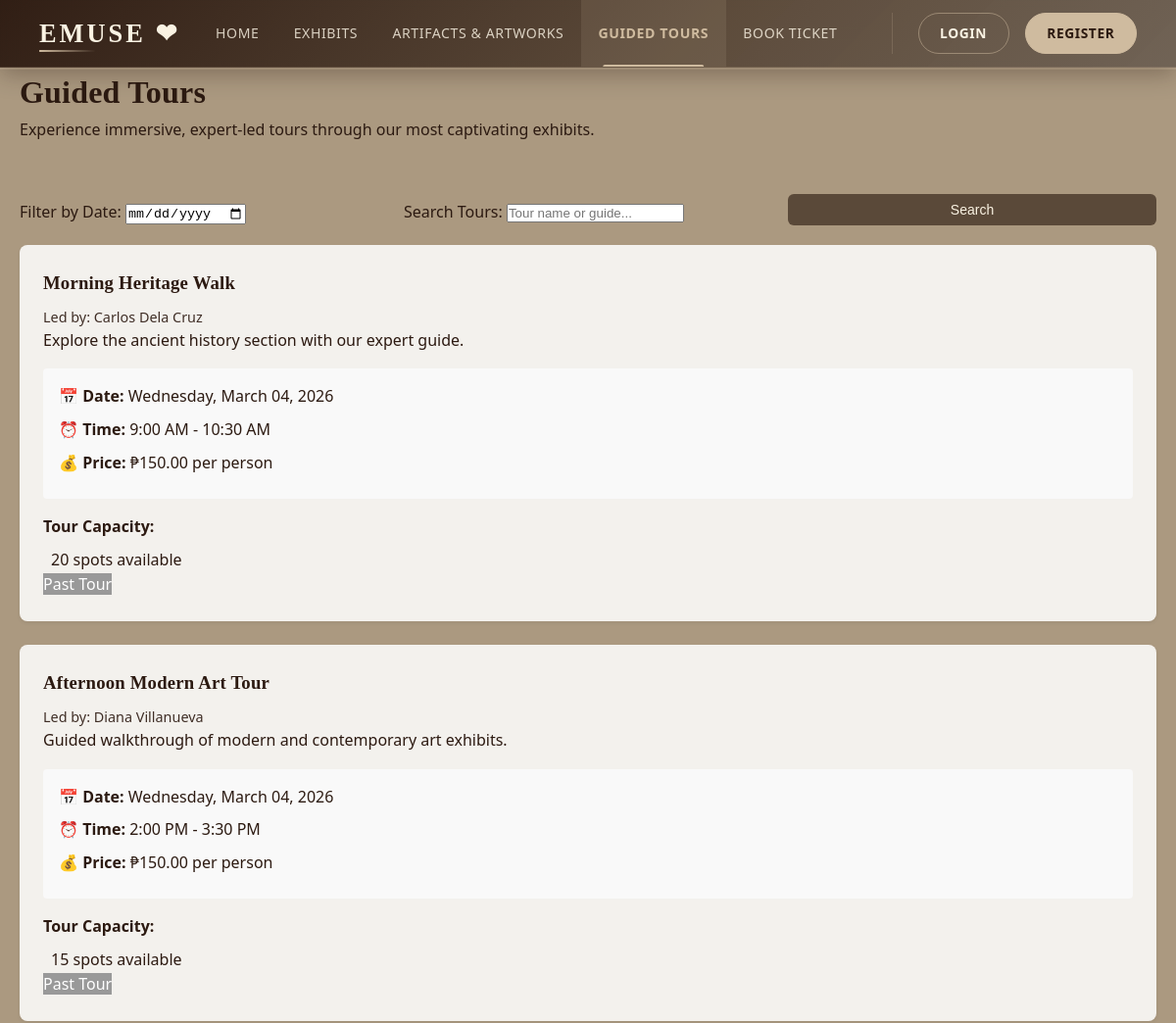
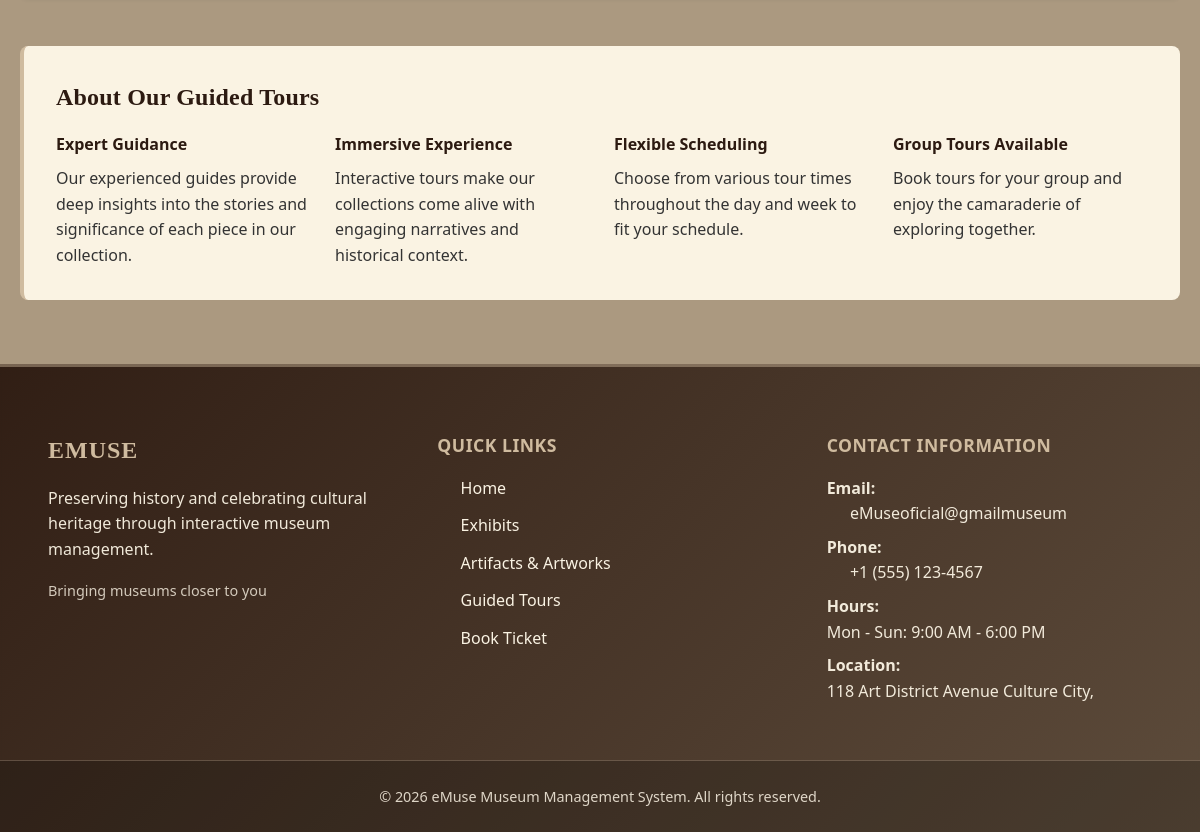
The app's page /tours.php with its own data (2 pictures, top to bottom).
### tables this page shows
CREATE TABLE IF NOT EXISTS tours (
    tour_id      INT PRIMARY KEY AUTO_INCREMENT,
    title        VARCHAR(200) NOT NULL,
    description  TEXT,
    guide_id     INT,
    tour_date    DATE NOT NULL,
    start_time   TIME NOT NULL,
    end_time     TIME NOT NULL,
    max_capacity INT NOT NULL,
    price        DECIMAL(10,2),
    status       ENUM('scheduled', 'ongoing', 'completed', 'cancelled') DEFAULT 'scheduled',
    created_at   TIMESTAMP DEFAULT CURRENT_TIMESTAMP,
    FOREIGN KEY (guide_id) REFERENCES tour_guides(guide_id)
);

CREATE TABLE IF NOT EXISTS tour_guides (
    guide_id       INT PRIMARY KEY AUTO_INCREMENT,
    admin_id       INT NULL,
    full_name      VARCHAR(100) NOT NULL,
    email          VARCHAR(100),
    phone          VARCHAR(20),
    specialization VARCHAR(100),
    bio            TEXT NULL,
    status         ENUM('active', 'inactive') DEFAULT 'active',
    created_at     TIMESTAMP DEFAULT CURRENT_TIMESTAMP,
    FOREIGN KEY (admin_id) REFERENCES admin_users(admin_id) ON DELETE SET NULL
);

### tours.php (the view, shortened to what this page needs)
<?php
require 'config/database.php';
include 'includes/user-header.php';
$date_filter = isset($_GET['date']) ? trim($_GET['date']) : '';
$search_query = isset($_GET['search']) ? trim($_GET['search']) : '';
?>
    <div class="container">
        <div style="margin-bottom: 2rem;">
            <h1 class="section-title">Guided Tours</h1>
            <p class="section-subtitle">Experience immersive, expert-led tours through our most captivating exhibits.</p>
        </div>
        <div class="filter-section">
            <form method="GET" action="tours.php" style="display: grid; grid-template-columns: repeat(auto-fit, minmax(200px, 1fr)); gap: 1rem; align-items: flex-end;">
                <div class="filter-group">
                    <label for="date">Filter by Date:</label>
                    <input type="date" id="date" name="date" value="<?php echo htmlspecialchars($date_filter); ?>">
                </div>
                <div class="filter-group">
                    <label for="search">Search Tours:</label>
                    <input type="text" id="search" name="search" placeholder="Tour name or guide..." value="<?php echo htmlspecialchars($search_query); ?>">
                </div>
                <button type="submit" class="btn btn-primary">Search</button>
            </form>
        </div>
        <div class="cards-grid">
            <?php
            try {
                $query = "SELECT t.tour_id, t.title, t.description, t.tour_date,
                                 t.start_time, t.end_time, t.max_capacity,
                                 (SELECT COALESCE(SUM(tb.number_of_people),0) FROM tour_bookings tb WHERE tb.tour_id = t.tour_id AND tb.status = 'confirmed') AS current_bookings,
                                 t.price, t.status, tg.full_name as guide_name
                          FROM tours t
                          LEFT JOIN tour_guides tg ON t.guide_id = tg.guide_id
                          WHERE t.status IN ('scheduled', 'ongoing')";
                $params = [];
                $query .= " ORDER BY t.tour_date ASC, t.start_time ASC";
                $stmt = $pdo->prepare($query);
                $stmt->execute($params);
                $tours = $stmt->fetchAll();
                if ($tours) {
                    foreach ($tours as $tour) {
                        $available = $tour['max_capacity'] - $tour['current_bookings'];
                        $tour_date = new DateTime($tour['tour_date']);
                        $is_past = $tour_date < new DateTime();
                        ?>
                        <div class="card">
                            <div class="card-header">
                                <h3><?php echo htmlspecialchars($tour['title']); ?></h3>
                                <p style="font-size: 0.9rem; margin-top: 0.5rem; opacity: 0.9;">
                                    Led by: <?php echo htmlspecialchars($tour['guide_name'] ?? 'TBA'); ?>
                                </p>
                            </div>
                            <div class="card-body">
                                <p><?php echo htmlspecialchars($tour['description']); ?></p>
                                <div style="margin-top: 1rem; padding: 1rem; background-color: #f9f9f9; border-radius: 4px;">
                                    <p class="text-muted" style="margin-bottom: 0.5rem;">
                                        <strong>📅 Date:</strong> <?php echo date('l, F d, Y', strtotime($tour['tour_date'])); ?>
                                    </p>
                                    <p class="text-muted" style="margin-bottom: 0.5rem;">
                                        <strong>⏰ Time:</strong> <?php echo date('g:i A', strtotime($tour['start_time'])); ?> - <?php echo date('g:i A', strtotime($tour['end_time'])); ?>
                                    </p>
                                    <p class="text-muted" style="margin-bottom: 0.5rem;">
                                        <strong>💰 Price:</strong> ₱<?php echo number_format($tour['price'] ?? 0, 2); ?> per person
                                    </p>
                                </div>
                                <div style="margin-top: 1rem;">
                                    <p style="font-weight: 600; margin-bottom: 0.5rem;">Tour Capacity:</p>
                                    <div class="capacity-info">
                                        <span class="text-muted" style="white-space: nowrap; margin-left: 0.5rem;">
                                            <?php echo max(0, $available); ?> spots available
                                        </span>
                                    </div>
                                </div>
                            </div>
                            <div class="card-footer">
                                <?php if ($available > 0 && !$is_past): ?>
                                    <span class="card-badge" style="background-color: #4CAF50; color: white;">Available</span>
                                    <button onclick="document.getElementById('bookingForm<?php echo $tour['tour_id']; ?>').style.display='block'" class="btn btn-primary" style="padding: 0.5rem 1rem; font-size: 0.9rem;">
                                        Book Now
                                    </button>
                                <?php elseif ($is_past): ?>
                                    <span class="card-badge" style="background-color: #999; color: white;">Past Tour</span>
                                <?php else: ?>
                                    <span class="card-badge" style="background-color: #f44336; color: white;">Full</span>
                                <?php endif; ?>
                            </div>
                        </div>
                        <?php
                    }
                } else {
                    echo '<div class="no-data" style="grid-column: 1/-1;"><p>No tours match your search criteria.</p></div>';
                }
            } catch (Exception $e) {
                echo '<div class="no-data" style="grid-column: 1/-1;"><p>Unable to load tours. Please try again later.</p></div>';
            }
            ?>
        </div>
        <section style="margin-top: 3rem; padding: 2rem; background: var(--primary-accent); border-radius: 8px; border-left: 4px solid var(--primary-light);">
            <h2 style="color: var(--primary-dark); margin-bottom: 1rem;">About Our Guided Tours</h2>
            <div style="display: grid; grid-template-columns: repeat(auto-fit, minmax(250px, 1fr)); gap: 1.5rem; color: #333;">
                <div>
                    <h4 style="color: var(--primary-dark); margin-bottom: 0.5rem;">Expert Guidance</h4>
                    <p>Our experienced guides provide deep insights into the stories and significance of each piece in our collection.</p>
                </div>
                <div>
                    <h4 style="color: var(--primary-dark); margin-bottom: 0.5rem;">Immersive Experience</h4>
                    <p>Interactive tours make our collections come alive with engaging narratives and historical context.</p>
                </div>
                <div>
                    <h4 style="color: var(--primary-dark); margin-bottom: 0.5rem;">Flexible Scheduling</h4>
                    <p>Choose from various tour times throughout the day and week to fit your schedule.</p>
                </div>
                <div>
                    <h4 style="color: var(--primary-dark); margin-bottom: 0.5rem;">Group Tours Available</h4>
                    <p>Book tours for your group and enjoy the camaraderie of exploring together.</p>
                </div>
            </div>
        </section>
    </div>

### assets/css/style.css (style rules this page uses)
:root { --cream-harvest: #FAF3E3; --golden-sand: #CFBB9F; --chestnut-grove: #5A4939; --smoky-oak: rgb(109, 96, 83); --cocoa-bark: #2C1A11; --bg-color: #ab9980; --accent: var(--golden-sand); --text-dark: var(--cocoa-bark); --text-light: var(--cream-harvest); --btn-bg: var(--chestnut-grove); --btn-hover: var(--smoky-oak); --card-bg: rgba(255, 255, 255, 0.859); --shadow-color: rgba(44, 26, 17, 0.055); --border-color: rgb(109, 96, 83, 0.864); --card-radius: 14px; --primary-dark: #2C1A11; --primary-light: #CFBB9F; --primary-accent: #FAF3E3; --text-dark-legacy: #2C1A11; --text-light-legacy: #666; --border-color-legacy: #DDD; --shadow: 0 2px 8px rgba(44, 26, 17, 0.1); --spacing-sm: 0.5rem; --spacing-md: 1rem; --spacing-lg: 2rem; --spacing-xl: 3rem; --color-primary: #2C1A11; --color-primary-dark: #1a0f08; --color-secondary: #CFBB9F; --color-bg-main: #2C1A11;; --color-bg-card: rgba(255, 255, 255, 0.859); --color-text-primary: #2C1A11; --color-text-secondary: #6d6053; --color-border: #ddd; --color-sidebar: #2C1A11; --color-sidebar-hover: #3d2516; --color-success: #6c8e7f; --color-warning: #a88f5e; --color-error: #a67474; --color-info: #6c8090; }
* { margin: 0; padding: 0; box-sizing: border-box; }
body { margin: 0; padding: 0; font-family: "Montserrat", system-ui, -apple-system, "Segoe UI", Roboto, "Helvetica Neue", Arial; background: var(--bg-color); color: var(--text-dark); line-height: 1.6; -webkit-font-smoothing: antialiased; -moz-osx-font-smoothing: grayscale; }
body::before { content: ""; position: fixed; top: 0; left: 0; width: 100%; height: 100%; background-image: url("../../img/background.jpg"); background-repeat: no-repeat; background-position: center center; background-size: cover; opacity: 0.18; pointer-events: none; z-index: -1; }
h1, h2, h3, .navbar-brand { font-family: "Playfair Display", Georgia, serif; color: var(--text-dark); letter-spacing: 0.2px; }
.card { background: var(--color-bg-card); border-radius: 8px; padding: 24px; box-shadow: 0 2px 4px rgba(0,0,0,0.06); margin-bottom: 24px; }
body > .container, body > main, .main-wrapper { padding: 0 20px; margin: 0 auto; }
form { padding: 20px 0; }
.btn { display: inline-flex; align-items: center; justify-content: center; gap: 6px; padding: 8px 16px; border: none; border-radius: 6px; font-size: 14px; font-weight: 500; cursor: pointer; transition: all 0.2s; text-decoration: none; white-space: nowrap; height: fit-content; }
.btn-primary { background: var(--color-primary); color: #ffffff; }
.section-subtitle { color: var(--text-dark); font-size: 1rem; margin-bottom: 2rem !important; }
.btn-primary { background-color: var(--btn-bg); color: var(--text-light); border: none; }

### records on screen
tours: title "Morning Heritage Walk", guide.full_name "Carlos Dela Cruz", description "Explore the ancient history section with our expert guide.", tour_date "Wednesday, March 04, 2026", start_time "9:00 AM", end_time "10:30 AM", price "150.00", max_capacity "20", shows "Past Tour"
tours: title "Afternoon Modern Art Tour", guide.full_name "Diana Villanueva", description "Guided walkthrough of modern and contemporary art exhibits.", tour_date "Wednesday, March 04, 2026", start_time "2:00 PM", end_time "3:30 PM", price "150.00", max_capacity "15", shows "Past Tour"
